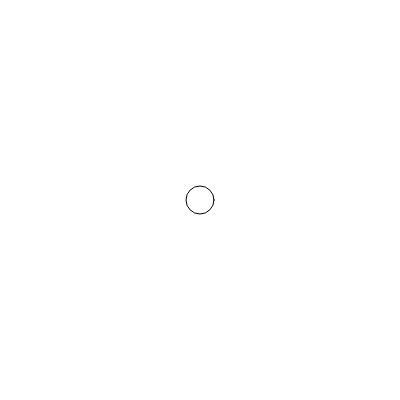
Frame 1 (no input)
Frame 60 (no input): identical to frame 1, image omitted
Frame 120 (the mouse pressed at the canvas centre since frame 60): identical to frame 1, image omitted

The p5.js sketch that drew this single still picture (run headless with seeded random() and noise() and a simulated clock; from frame 60 on, the mouse is pressed at the canvas centre):

// p5.js sketch
// ── sketch.js
function setup() {
  createCanvas(400, 400);
  circle(width / 2, height / 2, 28);
}

function draw() {}

function isOnTarget(mousex, mousey, x, y, d) {
  if (dist(mousex, mousey, x, y) < d / 2) {
    return true;
  }
  return false;
}

function mousePressed() {
  if (mouseButton === LEFT) {
    if (isOnTarget(mouseX, mouseY, width / 2, height / 2, 28)) {
      print("true");
    }
  }
}
